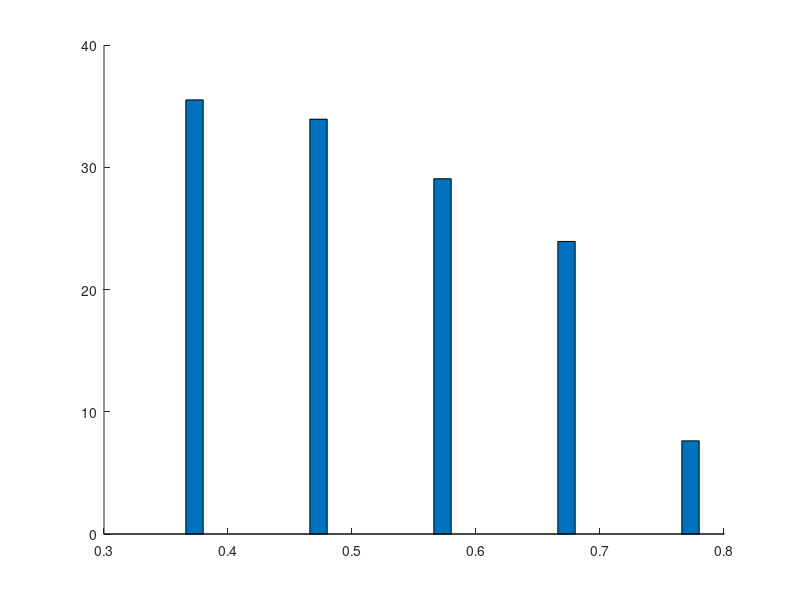

Here is the MATLAB script that generated this plot: (Note: this script raises an error after producing the figure.)
total_util = [0.1 0.2 0.3 0.4 0.5 0.6 0.7 0.8];
gnum_fix_3nodes = [3, 2.99, 3, 2.92, 2.93, 2.78, 2.4, 1.82];
gnum_fix_4nodes = [4, 3.96, 3.98, 3.95, 3.92, 3.75, 3.5, 2.53];
gnum_fix_5nodes = [4.95, 5, 5, 4.895, 4.8, 4.535, 4.14, 2.495];
gnum_fix_6nodes = [5.97, 5.95, 5.96, 5.912, 5.855, 5.644, 4.934, 3.254];
gnum_fix_8nodes = [8, 7.91, 7.89, 7.74, 7.51, 7.07, 6.02, 3.91];

cnum_fix_3nodes = [36.86, 36.67, 36.78, 35.15, 34.67, 32.38, 24.04, 12.2];
cnum_fix_4nodes = [37.00, 36.58, 36.74, 36.24, 35.99, 33.77, 30.12, 17.04];
cnum_fix_5nodes = [36.62, 36.97, 36.92, 36.1, 34.79, 32.125, 27.86, 13.40];
cnum_fix_6nodes = [37.00, 37.00, 36.67, 36.10, 35.04, 33.32, 28.56, 14.64];
cnum_fix_8nodes = [36.97, 37.00, 36.95, 35.87, 34.53, 32.54, 27.59, 17.48];

time_fix_3nodes = [163.02, 169.66, 176.38, 191, 201.02, 203.64, 198.92, 179.76];
time_fix_4nodes = [156.80, 165.54, 172.60, 181.34, 193.90, 196.84, 201.42, 185.08];
time_fix_5nodes = [157.34, 165.47, 174.68, 185.76, 191.27, 200.77, 203.02, 178.26];
time_fix_6nodes = [157.38, 161.52, 173.08, 179.32, 190.22, 197.56, 203.96, 182.00];
time_fix_8nodes = [156.62, 164.00, 174.52, 178.44, 191.94, 196.82, 196.34, 187.12];
%% obj = client_num + gamma/time
g1k_cnum = [36.98, 36.21, 36.86, 35.69, 35.14, 32, 29.04, 17.21];
g1k_time = [184.38, 190.68, 206.24, 208.46, 213.9, 212.06, 209.68, 185.24];

g4k_cnum = [36.712, 36.84, 36.468, 35.928, 34.43, 32.69, 26.436, 13.764];
g4k_time = [185.348, 195.212, 203.416, 210.576, 214.176, 215.896, 203.796, 171.144];

g6k_cnum = [36.884, 36.206, 35.946, 35.222, 33.436, 31.454, 25.434, 12.196];
g6k_time = [185.624, 193.256, 200.988, 208.496, 212.504, 214.712, 202.58, 164.748];

g8k_cnum = [36.432, 36.07, 34.846, 34.954, 33.554, 28.592, 23.72, 10.62];
g8k_time = [184.54, 191.492, 199.596, 209.616, 214.164, 207.728, 199.892, 159.616];

g10k_cnum = [36.264, 35.944, 34.818, 34.158, 31.244, 26.904, 21.054, 9.562];
g10k_time = [183.596, 193.348, 199.948, 208.644, 209.528, 204.764, 193.592, 157.784];

g100k_cnum = [33.6, 28.06, 28.13, 17.66, 14.07, 4.96, 0.2, 0.15];
g100k_time = [178.84, 174.4, 183.72, 162.46, 149.58, 123.16, 104.02, 103.1];

% obj1 = client_number / time;
obj1_cnum = [36.72, 36.79, 36.48, 35.69, 32.91, 31.06, 24.67, 15.3];
obj1_time = [183.96, 195.24, 202.32, 212.06, 209.94, 216.32, 204.02, 188.66];
%% 分开time和clients优化
% time_pre < time_current  &&  pre_client_num <= current_client_num
% time_pre < time_current && pre_client_num < current_client_num

b0_cnum = [37.00, 37.00, 36.94, 36.87, 35.39, 33.32, 28.57, 18.52]; % 带等于号
b1_cnum = [37.00, 37.00, 36.70, 36.21, 35.31, 34.19, 29.85, 16.55]; % 不带等于号

b0_time = [143.88, 149.06, 158.48, 169.08, 176.20, 182.14, 196.24, 184.30];
b1_time = [157.48, 162.70, 174.94, 181.16, 189.52, 200.38, 203.30, 182.94];
%% 8.23
cnum_plan2 = [36.26, 37, 36.97, 36.88, 34.96, 32.78, 31.74, 20.1];
gnum_plan2 = [5.9, 6.01, 6.02, 6.09, 5.89, 5.81, 5.99, 4.33];
time_plan2 = [154.9, 161.9, 175.1, 183.2, 190.9, 191.6, 204.8, 191.9];

cnum_plan1 = [36.26, 37, 36.74, 36.24, 34.53, 34.19, 30.53, 17.48];
gnum_plan1 = [5.89, 6.01, 5.98, 5.95, 5.8, 5.91, 5.62, 3.69];
time_plan1 = [155.3, 164, 172.6, 181.3, 191.9, 203.8, 202.9, 187.1];

cnum_plan2_1 = [36.26, 37, 36.97, 36.88, 34.96, 32.78, 31.74, 20.1];%带等于号
gnum_plan2_1 = [5.92, 6.02, 6.01, 6.05, 5.91, 5.84, 5.99, 4.36];
time_plan2_1 = [153.8, 160.9, 172.1, 180.2, 188.4, 187, 200.1, 187.1];

cnum_plan1_1 = [36.26, 37, 36.74, 36.24, 34.53, 34.19, 30.53, 17.48];
gnum_plan1_1 = [5.86, 6.02, 5.96, 5.94, 5.83, 5.9, 5.63, 3.66];
time_plan1_1 = [154.3, 164.1, 171.5, 179.2, 188.6, 200.6, 198.2, 181];

%% 归一化 value = 0.3*client_number_/max_possible_clients + 0.7*max_possible_time/time;
cnum_obj37 = [36.97, 36.97, 36.35, 35.78, 35.95, 32.07, 26.50, 15.73];
cnum_obj46 = [36.99, 36.21, 36.35, 36.12, 35.00, 33.85, 28.42, 17.50];
cnum_obj55 = [36.60, 36.78, 36.99, 36.61, 34.51, 33.62, 27.20, 17.63];
cnum_obj64 = [37.00, 37.00, 36.90, 36.47, 34.56, 34.38, 27.68, 17.39];
cnum_obj73 = [36.99, 36.95, 36.66, 36.05, 35.88, 33.47, 27.95, 16.54];

time_obj37 = [156.62, 164.60, 175.64, 182.76, 189.88, 198.92, 198.90, 190.60];
time_obj46 = [158.46, 162.86, 175.64, 186.46, 194.70, 200.34, 203.98, 192.76];
time_obj55 = [154.98, 164.70, 172.28, 179.16, 192.40, 201.30, 201.46, 194.86];
time_obj64 = [157.50, 166.92, 177.10, 187.36, 192.98, 200.82, 203.60, 193.84];
time_obj73 = [157.44, 165.86, 174.90, 182.48, 193.56, 201.46, 201.46, 195.00];

gnum_obj37 = [6.00, 6.00, 5.93, 6.01, 5.97, 5.47, 4.71, 3.49];
gnum_obj46 = [6.03, 6.04, 5.93, 6.03, 5.87, 5.80, 5.06, 3.55];
gnum_obj55 = [5.94, 5.98, 6.00, 6.02, 6.09, 5.71, 4.82, 3.69];
gnum_obj64 = [6.00, 6.20, 6.09, 6.25, 6.12, 5.92, 4.91, 3.63];
gnum_obj73 = [6.16, 6.00, 5.97, 5.97, 5.97, 5.67, 4.91, 3.50];

%% 0.3*client_number_/max_possible_clients - 0.7*time/max_possible_time;
cnum_objv2_19 = [37.00, 36.48, 36.46, 36.38, 35.09, 31.44, 27.46, 11.58];
cnum_objv2_37 = [36.99, 36.58, 36.92, 36.80, 35.35, 33.25, 28.40, 17.46];
cnum_objv2_55 = [36.97, 36.26, 36.92, 36.18, 36.07, 35.20, 29.24, 19.96];
cnum_objv2_73 = [37.00, 36.95, 36.62, 36.81, 36.73, 35.11, 30.63, 21.48];
cnum_objv2_91 = [37.00, 37.00, 36.82, 36.78, 36.15, 35.41, 30.85, 19.71];

time_objv2_19 = [147.50, 151.14, 160.16, 167.12, 176.36, 180.90, 188.32, 151.64];
time_objv2_37 = [146.46, 152.72, 159.42, 167.90, 175.64, 187.44, 190.30, 168.30];
time_objv2_55 = [146.04, 148.50, 160.12, 169.96, 181.56, 188.06, 192.26, 178.50];
time_objv2_73 = [147.30, 152.02, 158.22, 166.98, 178.54, 191.60, 197.68, 190.32];
time_objv2_91 = [145.52, 152.28, 164.28, 169.56, 178.82, 195.64, 198.26, 189.56];

gnum_objv2_19 = [8.32, 8.81, 8.68, 8.54, 8.09, 6.94, 5.57, 2.28];
gnum_objv2_37 = [8.41, 8.76, 8.80, 8.47, 8.33, 7.66, 6.63, 3.82];
gnum_objv2_55 = [8.23, 8.74, 8.64, 8.48, 8.63, 7.95, 6.37, 4.45];
gnum_objv2_73 = [8.47, 8.91, 8.70, 8.64, 8.73, 8.15, 6.95, 4.47];
gnum_objv2_91 = [8.30, 8.66, 8.71, 8.69, 8.74, 7.62, 6.98, 4.09];

%% only time and only client nums
cnum_only_time = [36.23, 36.83, 36.15, 35.51, 33.93, 29.06, 23.93, 7.62];
cnum_only_client = [36.8, 36.99, 36.96, 36.78, 36.25, 35.94, 31.14, 20.9];

time_only_time = [143.3, 148.92, 161.08, 167.12, 177.56, 181.02, 182.98, 146.64];
time_only_client = [157.63, 163.59, 172.92, 185.03, 190.18, 196.83, 204.77, 192.75];

gnum_only_time = [7.3, 7.7, 7.81, 7.63, 7.17, 6.14, 5.11, 1.68];
gnum_only_client = [5.97, 6.02, 6.035, 5.975, 6.005, 6, 5.98, 4.475];
%% 绘图
% 筛选出total_util为0.4, 0.6, 和0.8的数据索引
indices = total_util == 0.4 |total_util == 0.5 | total_util == 0.6 | total_util == 0.7 |total_util == 0.8;
tutil = total_util(indices);

figure(1)
bar(tutil, [cnum_only_time(indices)', cnum_only_client(indices)',cnum_objv2_55(indices)',cnum_fix_6nodes(indices)'], 'group');
title('Cilent Num');
xlabel('Utilization');
% ylabel('Values');
legend({'Only time', 'Only client','Combine','Fixed 6 Edges'}, 'Location', 'best');
ax = gca;
ax.XTick = [0.4, 0.5, 0.6, 0.7, 0.8];
grid on;hold on;

figure(2)
bar(tutil, [time_only_time(indices)', time_only_client(indices)',time_objv2_55(indices)',time_fix_6nodes(indices)'], 'group');
title('Time');
xlabel('Utilization');
% ylabel('Values');
legend({'Only time', 'Only client','Combine','Fixed 6 Edges'}, 'Location', 'best');
ax = gca;
ax.XTick = [0.4, 0.5, 0.6, 0.7, 0.8];
grid on;hold on;

figure(3)
bar(tutil, [gnum_only_time(indices)', gnum_only_client(indices)',gnum_objv2_55(indices)',gnum_fix_6nodes(indices)'], 'group');
title('Group Num');
xlabel('Utilization');
% ylabel('Values');
legend({'Only time', 'Only client','Combine','Fixed 6 Edges'}, 'Location', 'best');
ax = gca;
ax.XTick = [0.4, 0.5, 0.6, 0.7, 0.8];
grid on;hold on;

figure(4)
A = [cnum_fix_3nodes(indices)',cnum_fix_4nodes(indices)', cnum_fix_5nodes(indices)',cnum_fix_6nodes(indices)',cnum_fix_8nodes(indices)',cnum_objv2_55(indices)'];
bar(tutil,A,'group');
title('Clients Num');
xlabel('Utilization');  
legend({'3 Nodes','4 Nodes', '5 Nodes','6 Nodes','8 Nodes','Combine'}, 'Location', 'best');
ax = gca;
ax.XTick = [0.4,0.5, 0.6,0.7, 0.8];
grid on;hold on;

figure(5)
B = [time_fix_3nodes(indices)',time_fix_4nodes(indices)',time_fix_5nodes(indices)', time_fix_6nodes(indices)',time_fix_8nodes(indices)',time_objv2_55(indices)'];
bar(tutil, B,'group');
title('Time');
xlabel('Utilization');  
legend({'3 Nodes','4 Nodes', '5 Nodes','6 Nodes','8 Nodes','Combine'}, 'Location', 'best');
ax = gca;
ax.XTick = [0.4, 0.5, 0.6, 0.7, 0.8];
grid on;hold on;

figure(6)
C = [gnum_fix_3nodes(indices)',gnum_fix_4nodes(indices)',gnum_fix_5nodes(indices)', gnum_fix_6nodes(indices)',gnum_fix_8nodes(indices)',gnum_objv2_55(indices)'];
bar(tutil, C,'group');
title('group num');
xlabel('Utilization');  
legend({'3 Nodes','4 Nodes', '5 Nodes','6 Nodes','8 Nodes','Combine'}, 'Location', 'best');
ax = gca;
ax.XTick = [0.4, 0.5, 0.6, 0.7, 0.8];
grid on;hold on;

% figure(1)
% plot(total_util, cnum_plan1,'-d',...
%      total_util, cnum_plan2,'-s',....
%      total_util, cnum_plan1_1,'-hexagram',...
%      total_util, cnum_plan2_1,'-v');
% title('client num')
% xlabel('Utilization');
% ylabel('number');
% legend('plan1','plan2','plan1(with =)','plan2(with =)');
% grid on;
% 
% figure(2)
% plot(total_util, time_plan1,'-d',...
%      total_util, time_plan2,'-s',....
%      total_util, time_plan1_1,'-hexagram',...
%      total_util, time_plan2_1,'-v');
% title('time')
% xlabel('Utilization');
% ylabel('second');
% legend('plan1','plan2','plan1(with =)','plan2(with =)');
% grid on;
% 
% figure(3)
% plot(total_util, gnum_plan1,'-d',...
%      total_util, gnum_plan2,'-s',....
%      total_util, gnum_plan1_1,'-hexagram',...
%      total_util, gnum_plan2_1,'-v');
% title('group num')
% xlabel('Utilization');
% ylabel('number');
% legend('plan1','plan2','plan1(with =)','plan2(with =)');
% grid on;
